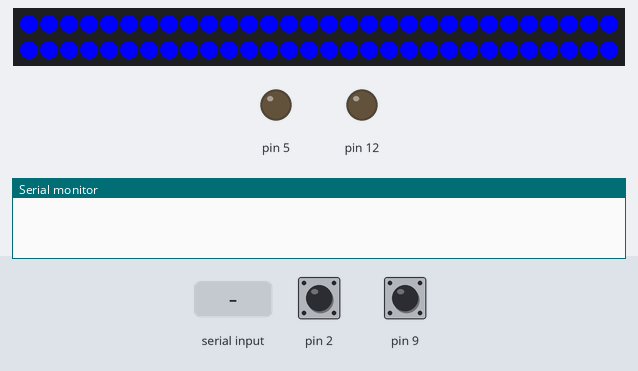
Simulated run of this sketch. Board: Arduino Uno, built with avr-gcc and run on an emulated ATmega328P. Shown: 60 RGB LEDs in strip order, left to right, continuing on the next row, output pins drawn as LEDs (lit = HIGH), the last lines printed to the serial monitor. The test bench sets the inputs (shaded band); at power-on: pin 2 HIGH, pin 9 HIGH.

Above: at 1.2 s.
1.3 s: "C" received over Serial
At 4.25 s:
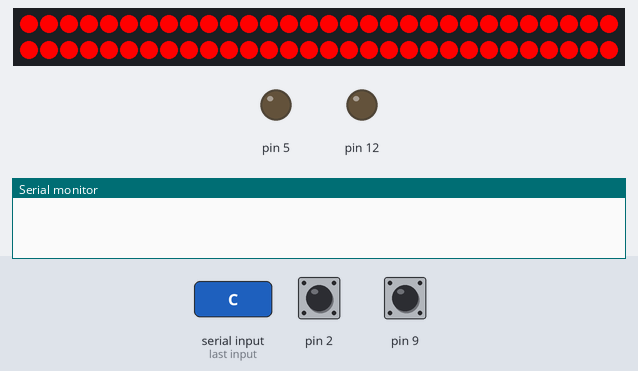
4.3 s: pin 2 pulled LOW for 1 s
At 5.2 s:
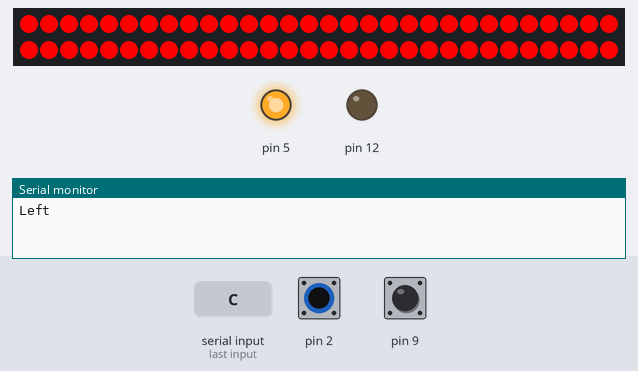
6.9 s: pin 9 pulled LOW for 1 s
At 7.8 s:
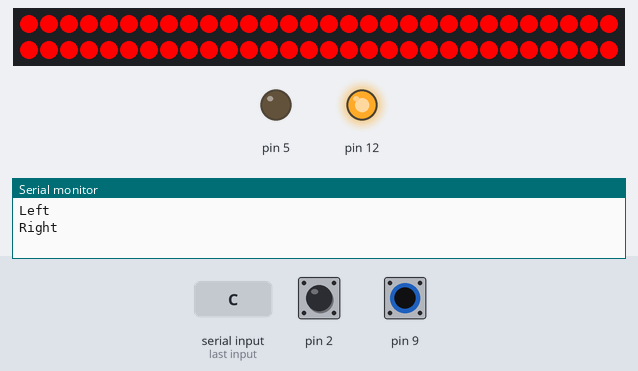
9.5 s: pin 9 pulled LOW for 3.2 s
At 13.6 s:
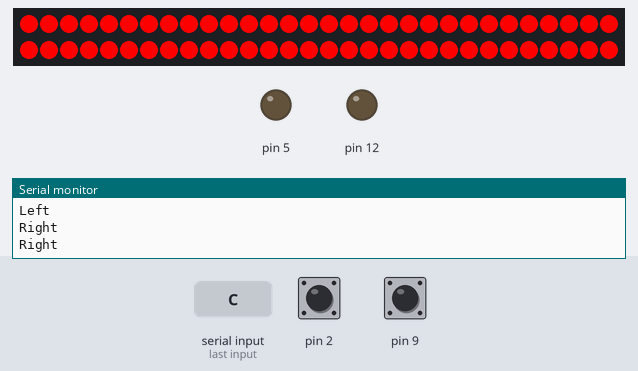
14.2 s: pin 2 pulled LOW for 3.2 s
At 15.4 s:
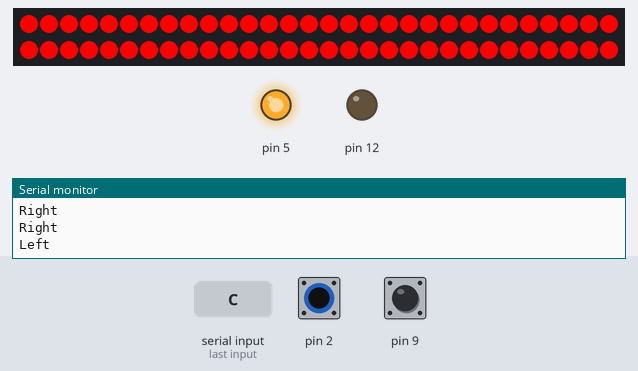
19.0 s: pin 2 driven LOW and pin 9 driven LOW
At 19.5 s:
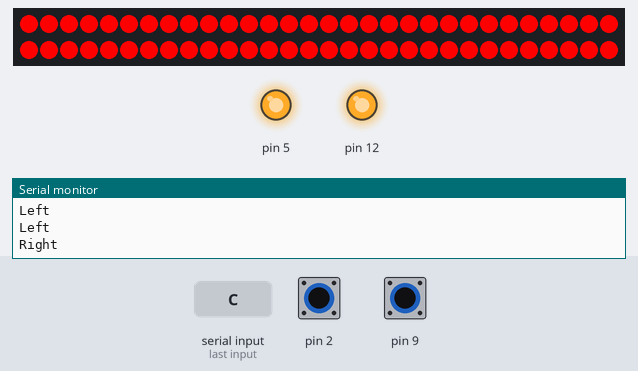
Timing chart, 0 to 21.5 s (numbered marks = the images above; inputs shaded):
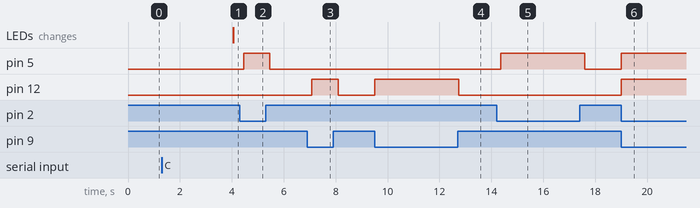

The sketch:

client.ino
```cpp
/* Inclure la librairie CapacitiveSensor */
#include <CapacitiveSensor.h>
#include "FastLED.h"
#define NUM_LEDS 60
CRGB leds[NUM_LEDS];
#define PIN 7


/* Definition entrées */
CapacitiveSensor   cs_4_2 = CapacitiveSensor(4,2);        // Utiliser une résistance de 10M ohm entre l'entré pins 4&2
CapacitiveSensor   cs_11_9 = CapacitiveSensor(11,9);        // Utiliser une résistance de 10M ohm entre l'entré pins 11&9

/* Boolean pour capter le pas */
boolean clicked = true;
boolean clickedTwo = true;
/* Définition des sorties + */
String left = "Left";
String right = "Right";
boolean activeLed = true;

void setup()
{
   cs_4_2.set_CS_AutocaL_Millis(0xFFFFFFFF);
   cs_11_9.set_CS_AutocaL_Millis(0xFFFFFFFF);
   FastLED.addLeds<WS2811, PIN, GRB>(leds, NUM_LEDS).setCorrection( TypicalLEDStrip );
   pinMode(5,OUTPUT);
   pinMode(12,OUTPUT);

   Serial.begin(9600);
}

void loop() {
  /* Définition de la sensibilité du capteur */
    long total1 =  cs_4_2.capacitiveSensor(10);
    long total2 =  cs_11_9.capacitiveSensor(10);

    if(total1 > 50) {
      if(clicked) {
          clicked = false;
          digitalWrite(5, HIGH);
          /* Envoi de la donnée pour le serveur */
          Serial.println("Left");
      }
    } else {
      clicked = true;
      digitalWrite(5, LOW);
    }
    if(total2 > 50) {
      if(clickedTwo) {
          clickedTwo = false;
          digitalWrite(12, HIGH);
          /* Envoi de la donnée pour le serveur */
          Serial.println("Right");

      }
    } else {
      clickedTwo = true;
      digitalWrite(12, LOW);
    }

    // RECEPTION DES DONNEES

    if (Serial.available()) {

      char inChar = Serial.read();
      if(inChar == 'C'){ // end character for toggle LED
        // FADE OUT
        for(int k = 255; k >= 0; k--) {
          setAll(0,0,k);
          showStrip();
        }

        // Fade IN
        for(int k = 0; k < 256; k++) {
          setAll(k,0,0);
          showStrip();
        }
        activeLed = false;
      }
      if(inChar == 'B'){ // end character for toggle LED
        // FADE OUT
        for(int k = 255; k >= 0; k--) {
          setAll(k,0,0);
          showStrip();
        }

        // Fade IN
        for(int k = 0; k < 256; k++) {
          setAll(0,0,k);
          showStrip();
        }
        activeLed = false;
      }
    }

     if(activeLed) {
       setAll(0,0,255);
       showStrip();
     }

     delay(200);


}
void RemoveSpaces(char* source) {
  char* i = source;
  char* j = source;
  while(*j != 0)
  {
    *i = *j++;
    if(*i != ' ')
      i++;
  }
  *i = 0;
}
void showStrip() {
 #ifdef ADAFRUIT_NEOPIXEL_H
   // NeoPixel
   strip.show();
 #endif
 #ifndef ADAFRUIT_NEOPIXEL_H
   // FastLED
   FastLED.show();
 #endif
}


void setPixel(int Pixel, byte red, byte green, byte blue) {
 #ifdef ADAFRUIT_NEOPIXEL_H
   // NeoPixel
   strip.setPixelColor(Pixel, strip.Color(red, green, blue));
 #endif
 #ifndef ADAFRUIT_NEOPIXEL_H
   // FastLED
   leds[Pixel].r = red;
   leds[Pixel].g = green;
   leds[Pixel].b = blue;
 #endif
}


void setAll(byte red, byte green, byte blue) {
  for(int i = 0; i < NUM_LEDS; i++ ) {
    setPixel(i, red, green, blue);
  }
  showStrip();
}
```

Measured:
- after the input at 1.3 s, the LEDs: change after 2.8 s (image 1)
- after the input at 4.3 s, pin 5: LOW → HIGH after 0.16 s, → LOW 1.0 s later
- after the input at 6.9 s, pin 12: LOW → HIGH after 0.18 s, → LOW 1.0 s later
- after the input at 9.5 s, pin 12: LOW → HIGH at once, → LOW 3.2 s later
- after the input at 14.2 s, pin 5: LOW → HIGH after 0.16 s, → LOW 3.2 s later
- after the input at 19.0 s, pin 5, pin 12: LOW → HIGH at once
